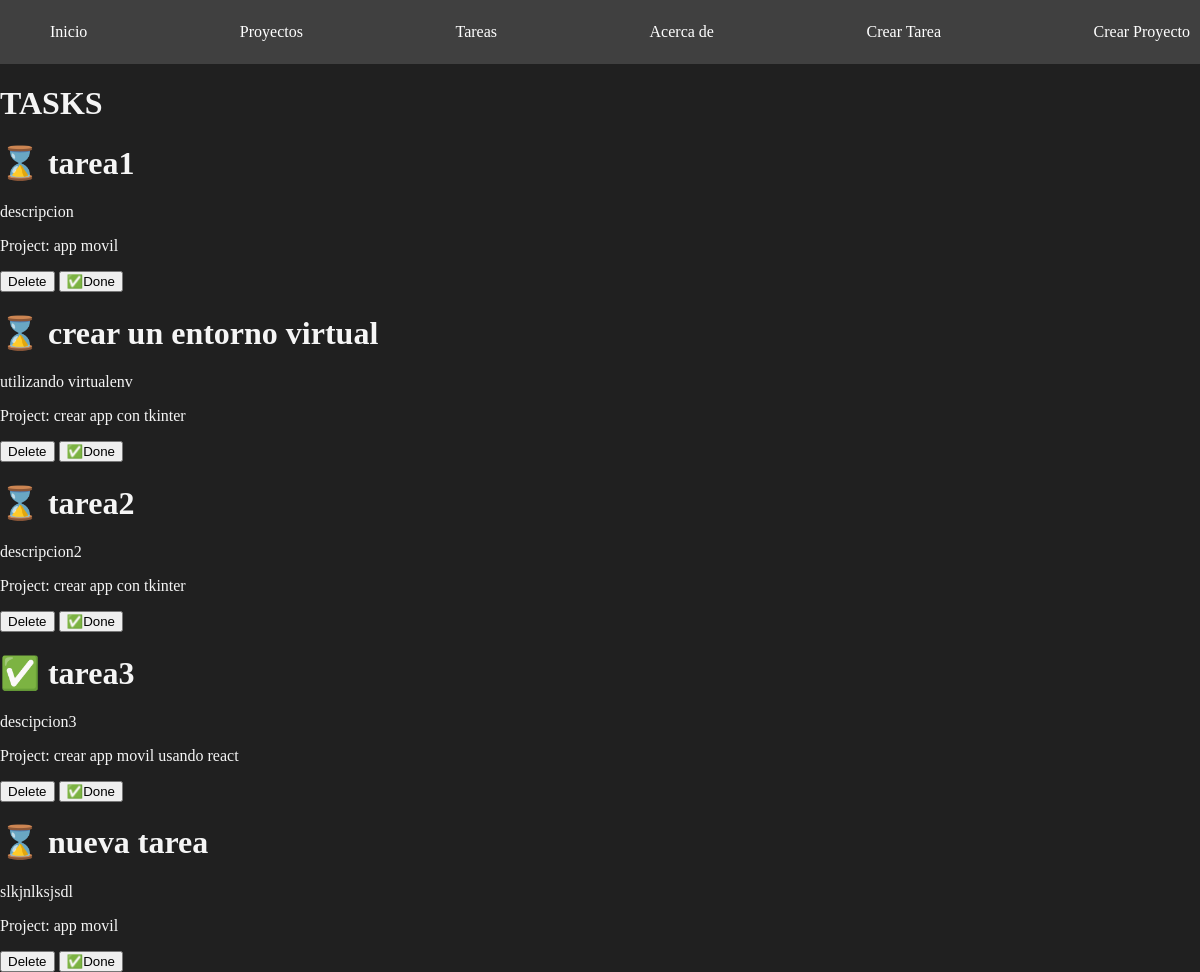
/tasks/, run on the app's committed database.
### myapp/models.py (models this page shows, shortened)
class Task(models.Model):
    title=models.CharField(max_length=200)
    description=models.TextField()
    project=models.ForeignKey(Project,on_delete=models.CASCADE)
    done=models.BooleanField(default=False)

class Project(models.Model):
    name=models.CharField(max_length=200)

### myapp/views.py (the view)
# urls.py: path('tasks/',views.tasks,name="tasks"),
def tasks(request):
    tasks=Task.objects.all()
    return render(request,'tasks/tasks.html',{
        'tasks':tasks
    })

### myapp/templates/tasks/tasks.html
{% extends 'layout/base.html' %}
{% block content %}
<h1>TASKS</h1>
{% for task in tasks %}
    <div>
        <h1>{% if task.done == False %}⌛{% else %}✅{%endif%} {{task.title}}</h1>
        <p>{{task.description}}</p>
        <p>Project: {{task.project.name}}</p>
        <button>Delete</button>
        <button>✅Done</button>
    </div>
{% endfor %}
{% endblock %}

### myapp/templates/layout/base.html (shortened to what this page needs)
{% load static %}
<!DOCTYPE html>
<html lang="en">
<head>
    <link rel="stylesheet" href="{% static 'styles/main.css' %}">
</head>
<body>
<nav class="navbar">
    <ul>
        <li><a href="{% url 'index' %}">Inicio</a></li>
        <li><a href="{% url 'projects' %}">Proyectos</a></li>
        <li><a href="{% url 'tasks' %}">Tareas</a></li>
        <li><a href="{% url 'about' %}">Acerca de</a></li>
        <li><a href="{% url 'create_task' %}">Crear Tarea</a></li>
        <li><a href="{% url 'create_project' %}">Crear Proyecto</a></li>
    </ul>
</nav>
<main class="container">
    {% block content %}
    {% endblock %}
</main>
</body>
</html>

### myapp/static/styles/main.css (style rules this page uses)
body { background: #202020; color: whitesmoke; margin: 0; }
.navbar { background: #404040; padding: 7px 10px; }
.navbar ul li a { color: white; text-decoration: none; }
.navbar ul li { list-style: none; }
.navbar ul { display: flex; justify-content: space-between; }
.container { max-width: 1200px; margin: auto; }

### data on the page
Task: title "tarea1", description "descripcion", project.name "app movil"
Task: title "crear un entorno virtual", description "utilizando virtualenv", project.name "crear app con tkinter"
Task: title "tarea2", description "descripcion2", project.name "crear app con tkinter"
Task: title "tarea3", description "descipcion3", project.name "crear app movil usando react"
Task: title "nueva tarea", description "slkjnlksjsdl", project.name "app movil"
